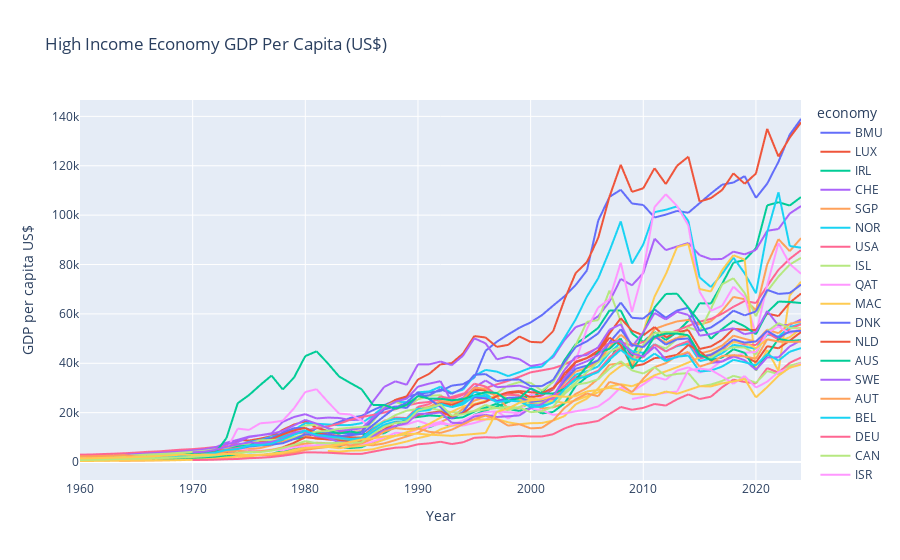

Source (notebook cell):
### Code cell
fig = px.line(df_hic, x=df_hic.index, y=df_hic.columns, 
              title="High Income Economy GDP Per Capita (US$)"
            ).update_layout(xaxis_title="Year", 
                            yaxis_title="GDP per capita US$")
fig.show()
